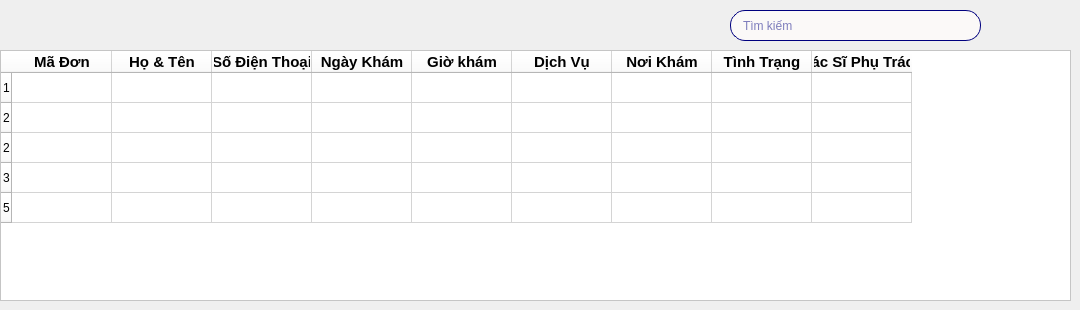
      <widget class="QWidget" name="tabDK">
       <attribute name="icon">
        <iconset>
         <normaloff>../../../../../ADMIN/Images/Images_QLLH/dakham (2).ico</normaloff>../../../../../ADMIN/Images/Images_QLLH/dakham (2).ico</iconset>
       </attribute>
       <attribute name="title">
        <string>Đã Khám</string>
       </attribute>
       <widget class="QTableWidget" name="tableWidgetThongTinDK">
        <property name="geometry">
         <rect>
          <x>0</x>
          <y>50</y>
          <width>1071</width>
          <height>251</height>
         </rect>
        </property>
        <property name="maximumSize">
         <size>
          <width>1071</width>
          <height>16777215</height>
         </size>
        </property>
        <property name="styleSheet">
         <string notr="true">font: 9pt &quot;MS Shell Dlg 2&quot;;
background-color: rgb(255, 255, 255);
color: rgb(0, 0, 0);</string>
        </property>
        <row>
         <property name="text">
          <string>1</string>
         </property>
        </row>
        <row>
         <property name="text">
          <string>2</string>
         </property>
        </row>
        <row>
         <property name="text">
          <string>2</string>
         </property>
        </row>
        <row>
         <property name="text">
          <string>3</string>
         </property>
        </row>
        <row>
         <property name="text">
          <string>5</string>
         </property>
        </row>
        <column>
         <property name="text">
          <string>Mã Đơn</string>
         </property>
         <property name="font">
          <font>
           <pointsize>11</pointsize>
           <weight>75</weight>
           <bold>true</bold>
          </font>
         </property>
        </column>
        <column>
         <property name="text">
          <string>Họ &amp; Tên</string>
         </property>
         <property name="font">
          <font>
           <pointsize>11</pointsize>
           <weight>75</weight>
           <bold>true</bold>
          </font>
         </property>
        </column>
        <column>
         <property name="text">
          <string>Số Điện Thoại</string>
         </property>
         <property name="font">
          <font>
           <pointsize>11</pointsize>
           <weight>75</weight>
           <bold>true</bold>
          </font>
         </property>
        </column>
        <column>
         <property name="text">
          <string>Ngày Khám</string>
         </property>
         <property name="font">
          <font>
           <pointsize>11</pointsize>
           <weight>75</weight>
           <bold>true</bold>
          </font>
         </property>
        </column>
        <column>
         <property name="text">
          <string>Giờ khám</string>
         </property>
         <property name="font">
          <font>
           <pointsize>11</pointsize>
           <weight>75</weight>
           <bold>true</bold>
          </font>
         </property>
        </column>
        <column>
         <property name="text">
          <string>Dịch Vụ</string>
         </property>
         <property name="font">
          <font>
           <pointsize>11</pointsize>
           <weight>75</weight>
           <bold>true</bold>
          </font>
         </property>
        </column>
        <column>
         <property name="text">
          <string>Nơi Khám</string>
         </property>
         <property name="font">
          <font>
           <pointsize>11</pointsize>
           <weight>75</weight>
           <bold>true</bold>
          </font>
         </property>
        </column>
        <column>
         <property name="text">
          <string>Tình Trạng</string>
         </property>
         <property name="font">
          <font>
           <pointsize>11</pointsize>
           <weight>75</weight>
           <bold>true</bold>
          </font>
         </property>
        </column>
        <column>
         <property name="text">
          <string>Bác Sĩ Phụ Trách</string>
         </property>
         <property name="font">
          <font>
           <pointsize>11</pointsize>
           <weight>75</weight>
           <bold>true</bold>
          </font>
         </property>
        </column>
       </widget>
       <widget class="QLineEdit" name="lineEditTimKiemDK">
        <property name="geometry">
         <rect>
          <x>730</x>
          <y>10</y>
          <width>251</width>
          <height>31</height>
         </rect>
        </property>
        <property name="styleSheet">
         <string notr="true">QLineEdit {
    border:1px solid#00007f ;
	color: rgb(0, 0, 127);
    border-radius: 15px;        
	font: 13pt &quot;MS Shell Dlg 2&quot;;
	background-color: #fbf9f8; 	
	padding-left: 10px; 
    padding-right: 20px;        
}</string>
        </property>
        <property name="placeholderText">
         <string>Tìm kiếm</string>
        </property>
       </widget>
       <widget class="QPushButton" name="pushButtonTimKiemDK">
        <property name="geometry">
         <rect>
          <x>950</x>
          <y>10</y>
          <width>31</width>
          <height>31</height>
         </rect>
        </property>
        <property name="styleSheet">
         <string notr="true">QPushButton {
    border-radius: 15px;                     
    padding: 5px 10px;        
	text-decoration: underline;
	background-color:None;
}
QPushButton:hover {
    background-color:rgb(208, 209, 208);
}
</string>
        </property>
        <property name="text">
         <string/>
        </property>
        <property name="icon">
         <iconset>
          <normaloff>../../Images/Images_QLLH/search.ico</normaloff>../../Images/Images_QLLH/search.ico</iconset>
        </property>
        <property name="iconSize">
         <size>
          <width>20</width>
          <height>20</height>
         </size>
        </property>
       </widget>
      </widget>
